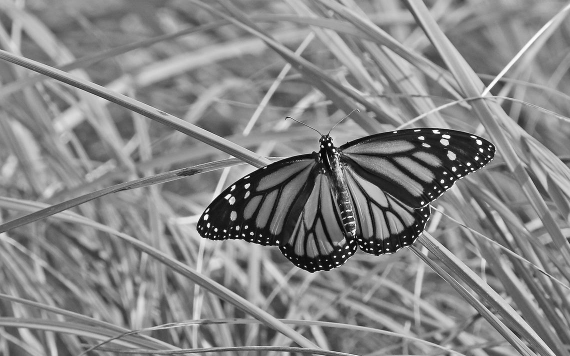
#> input picture Exercises/images/butterfly.jpg, 570 x 356 px
$ jupyter execute --allow-errors e3.ipynb
#> lines starting #> are read from the running program, lines starting #| are printed output that depends on the picture
### NAME : S.Sanjith
### ID NO : 190562G
### COURSE CODE : EN2550

[cell 1]
#Importing libraries
import matplotlib.pyplot as plt
from matplotlib import cm
import numpy as np
import cv2 as cv
from mpl_toolkits.mplot3d import Axes3D

[cell 2]
# Q1
f1=cv.imread(r'images/butterfly.jpg',cv.IMREAD_REDUCED_GRAYSCALE_2).astype(np.float32)
#> f1: shape (356, 570) float32; min 4, max 255, mean 134
assert f1 is not None

[cell 3]
fig, ax =plt.subplots()
ax.imshow(f1, cmap='gray',vmin=0,vmax=255)
plt.show()

[cell 4]
kernel_a=1./81*np.ones((9,9))
f1_a=cv.filter2D(f1,-1,kernel_a)
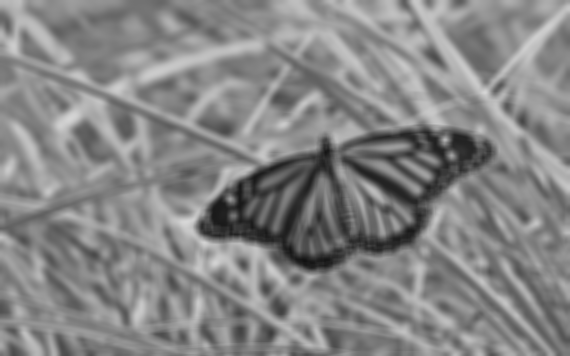
#> f1_a: shape (356, 570) float32; min 17.7, max 214.6, mean 134


sigma=4
kernel_g=cv.getGaussianKernel(9,sigma)
f1_g=cv.sepFilter2D(f1,-1,kernel_g,kernel_g)

fig, ax=plt.subplots(1,2,figsize=(18,6))
ax[0].imshow(f1_a,cmap='gray',vmin=0,vmax=255)
ax[0].set_title("Average Filtering")
ax[1].imshow(f1_g,cmap='gray',vmin=0,vmax=255)
ax[1].set_title("Gaussian Filtering")
for i in range(2):
    ax[i].axis("off")
plt.show()
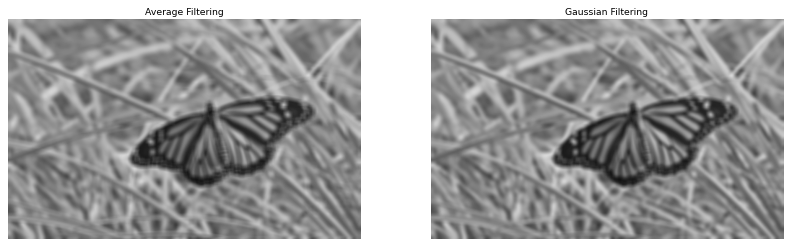
#> figure drawn by matplotlib, 2 panels

[cell 5]
fig  = plt.figure(figsize=(10,10))
ax=fig.add_subplot(111,projection='3d')

step = 0.1
X=np.arange(-5,5+step,step)
Y=np.arange(-5,5+step,step)

sigma=1
XX, YY =np.meshgrid(X,Y)
g=np.exp(-(XX**2+YY**2)/(2*sigma**2))

#> (the rest of this cell did not finish here and is left out)

[cell 6]
# Q3
f2=cv.imread(r'images/contact_lens.tif',cv . IMREAD_GRAYSCALE).astype(np.float32)
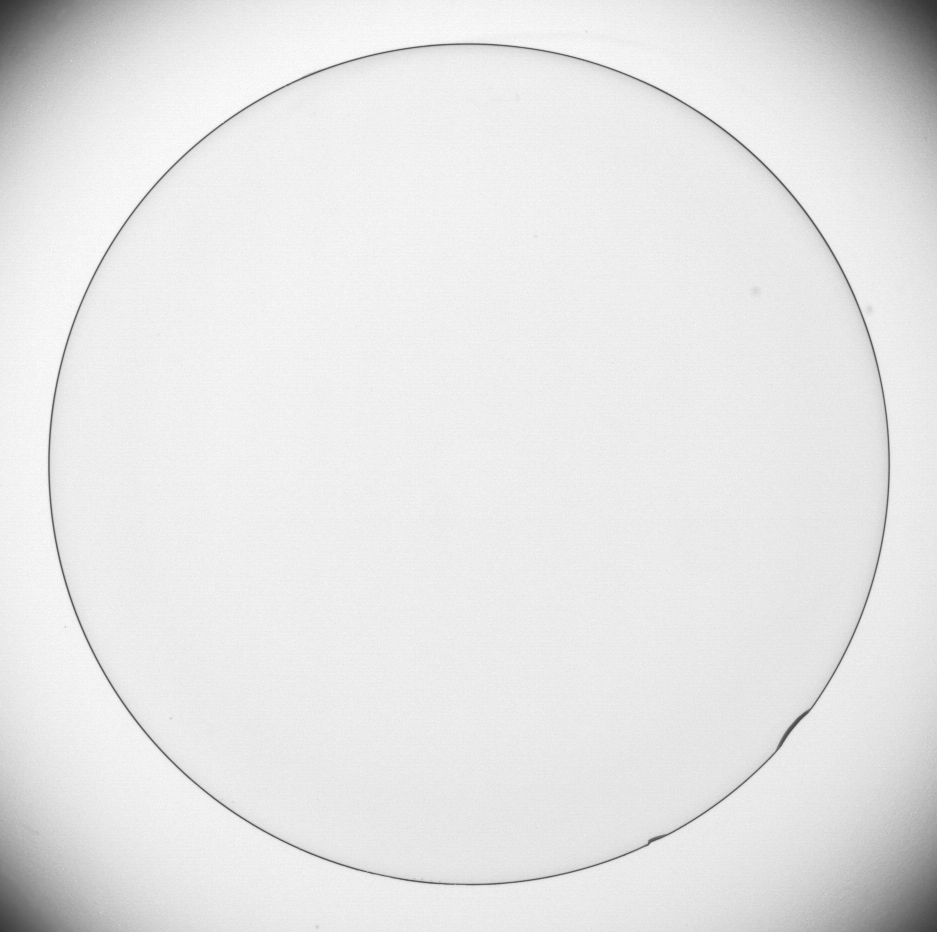
#> input picture Exercises/images/contact_lens.tif, 937 x 932 px
#> f2: shape (932, 937) float32; min 50, max 255, mean 229.7
assert f2 is not None

[cell 7]
fig, ax =plt.subplots()
ax.imshow(f2,cmap='gray',vmin=0,vmax=255)
plt.show()

[cell 8]
kernel_v=np.array([[-1,-2,-1],[0,0,0],[1,2,1]],np.float32)
kernel_h=np.array([[-1,0,1],[-2,0,2],[-1,0,1]],np.float32)

f_x=cv.filter2D(f2,-1,kernel_v)
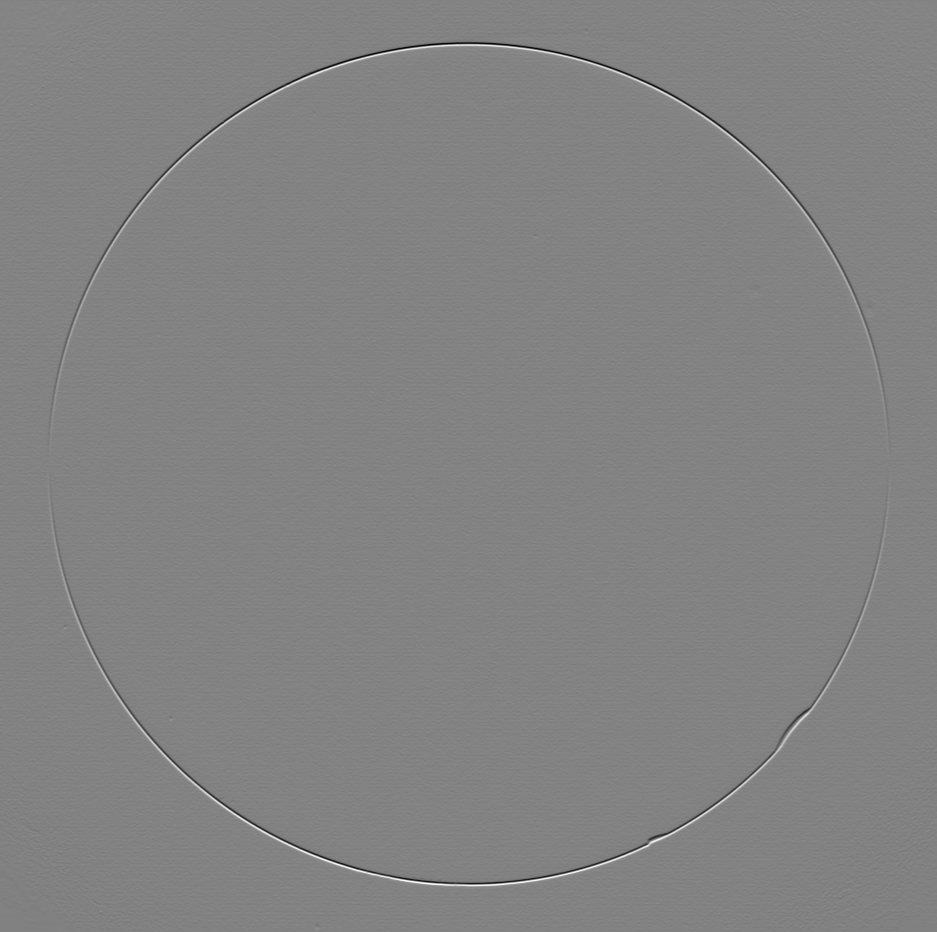
#> f_x: shape (932, 937) float32; min -597, max 567, mean 0; drawn with min black and max white
f_y=cv.filter2D(f2,-1,kernel_h)

grad_mag=np.sqrt(f_x**2+f_y**2)
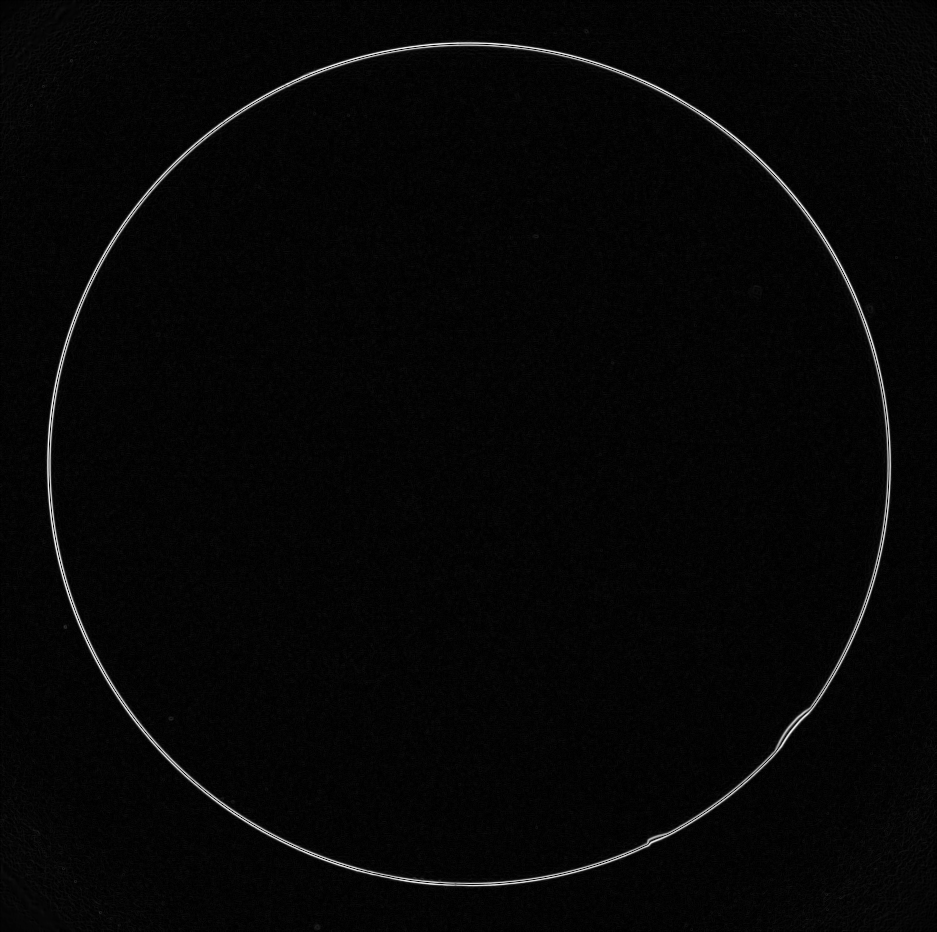
#> grad_mag: shape (932, 937) float32; min 0, max 597.5, mean 15.1; drawn with min black and max white

fig, ax=plt.subplots(1,3,figsize=(18,6))

ax[0].imshow(f_x,cmap='gray',vmin=-1020,vmax=1020)
ax[0].set_title("$f_x$")
ax[1].imshow(f_y,cmap='gray',vmin=-1020,vmax=1020)
ax[1].set_title("$f_y$")
ax[2].imshow(grad_mag,cmap='gray')
ax[2].set_title("$\sqrt{f_x^2+f_y^2}$")
for i in range(3):
    ax[i].axis("off")

[cell 9]
# Q4
f3=cv.imread(r'images/tom.jpg',cv . IMREAD_GRAYSCALE).astype(np.float32)
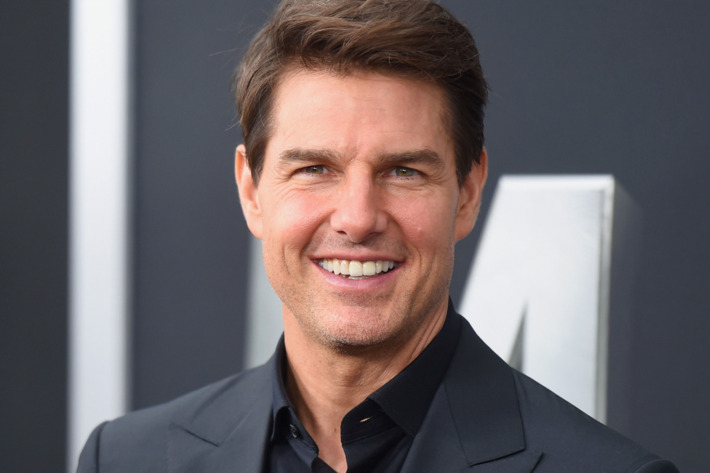
#> input picture Exercises/images/tom.jpg, 710 x 473 px
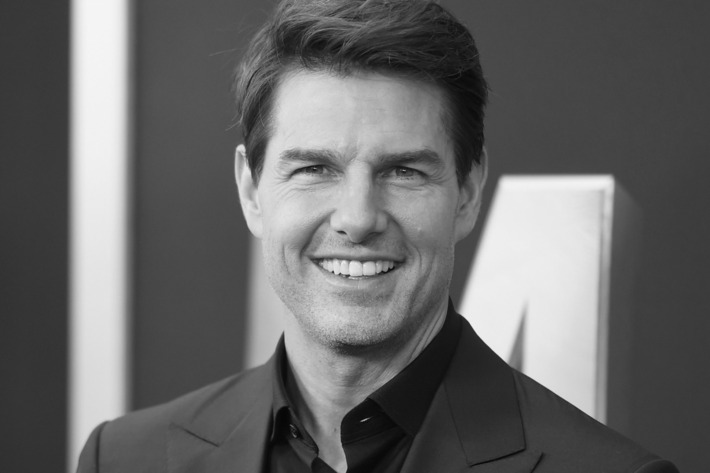
#> f3: shape (473, 710) float32; min 5, max 245, mean 103.7
assert f3 is not None

[cell 10]
fig, ax =plt.subplots()
ax.imshow(f3,cmap='gray',vmin=0,vmax=255)
plt.show()

[cell 11]
sigma=2
gaussian_1d=cv.getGaussianKernel(5,sigma)

f3_lp= cv.sepFilter2D(f3,-1,gaussian_1d,gaussian_1d)

f3_hp=f3-f3_lp
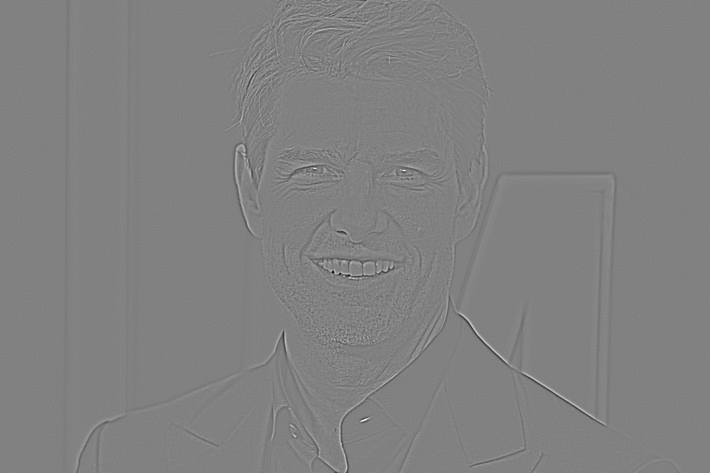
#> f3_hp: shape (473, 710) float32; min -91.49, max 88.83, mean 0; drawn with min black and max white

f_sharpened =cv.addWeighted(f3,1.0,f3_hp,1.5,0)
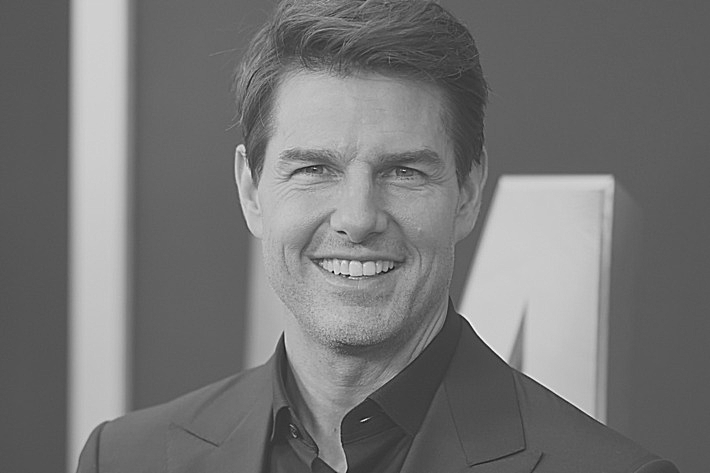
#> f_sharpened: shape (473, 710) float32; min -80.23, max 318.1, mean 103.7; drawn with min black and max white

fig, ax=plt.subplots(1,3,figsize=(18,6))
ax[0].imshow(f3_lp,cmap='gray',vmin=0,vmax=255)
ax[0].set_title("$f_{lp}$")
ax[1].imshow(f3_hp+80,cmap='gray',vmin=0,vmax=255)
ax[1].set_title("$f_{hp}$")
ax[2].imshow(f3_lp,cmap='gray',vmin=0,vmax=255)
ax[2].set_title("$Sharpened\ Image$")
for i in range(3):
    ax[i].axis("off")
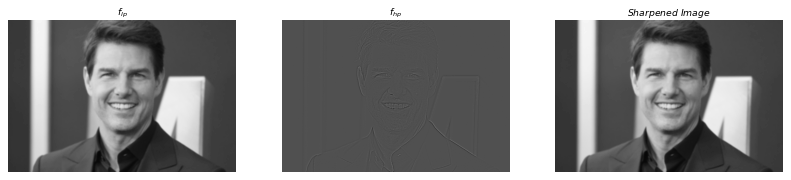
#> figure drawn by matplotlib, 3 panels
